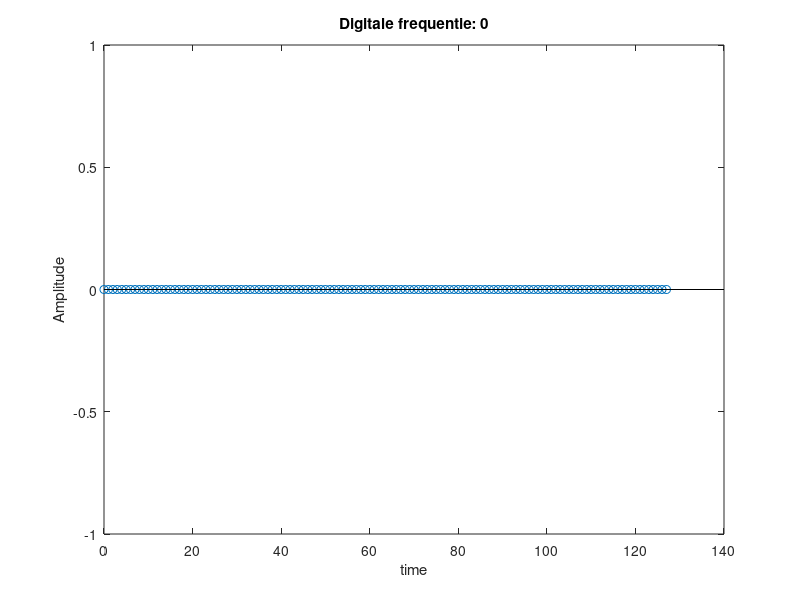
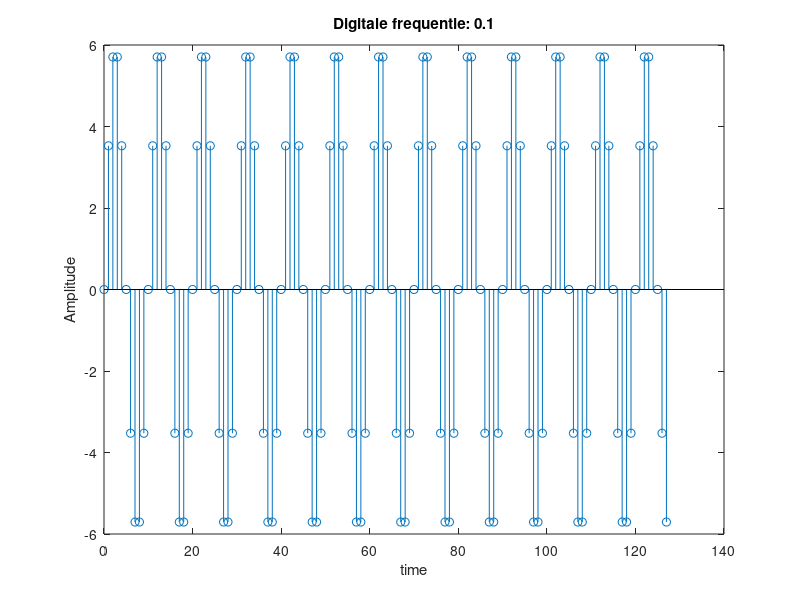
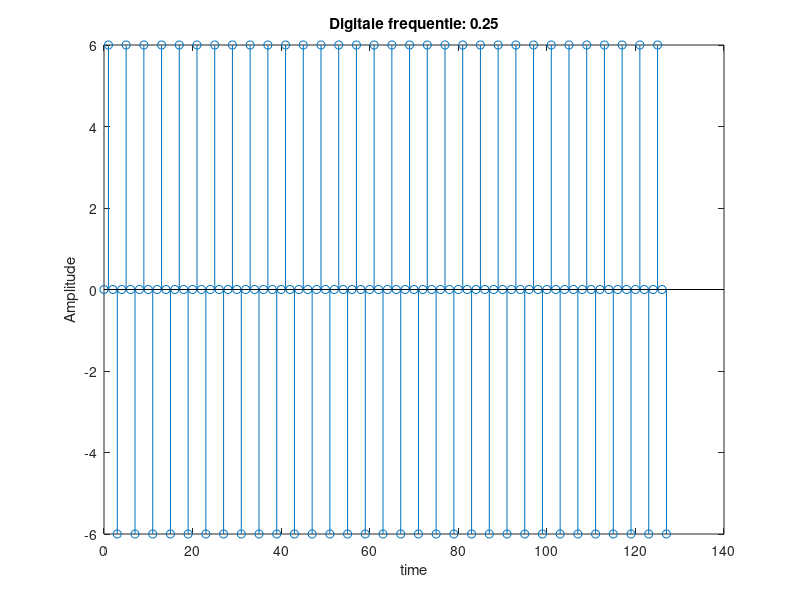
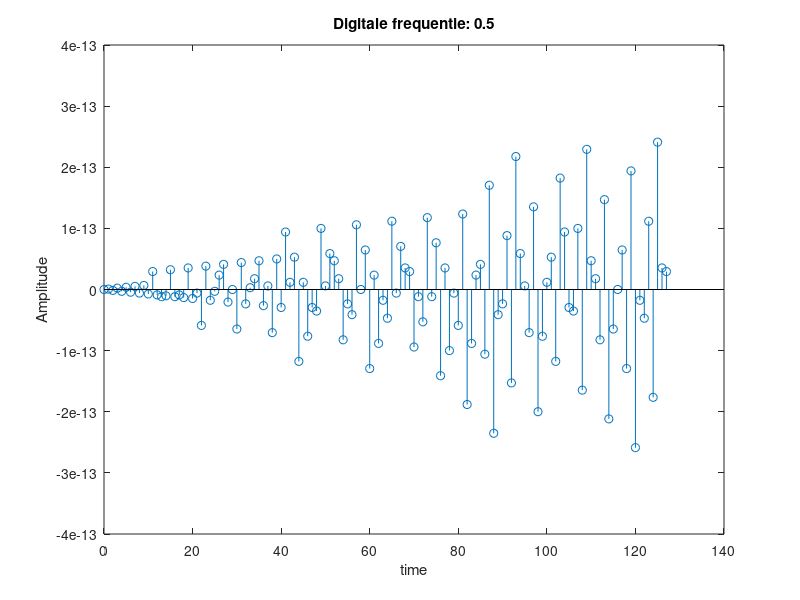

MATLAB code for these plots, in order:
a=6;
b=11;
p=440;
q=880;
r=8800;
n=128;
times=10;
close all;
digF=[0 1/10 1/4 1/2 3/4 9/10 1 11/10 5/4 3/2 7/4 19/10 2];

hold off
for i = 1:length(digF)
    figure(i)
    Fs = digF(i);
    t = 0:(n-1);%1/Fs:1-1/Fs;
    Ts= 1/Fs;
    Tend=(n-1)*Ts;
    X = a*sin(2*pi*Fs*t);
    stem(t(1:n),X(1:n));
    title(['Digitale frequentie: ' num2str(digF(i))])
    xlabel('time')
    ylabel('Amplitude')
end
